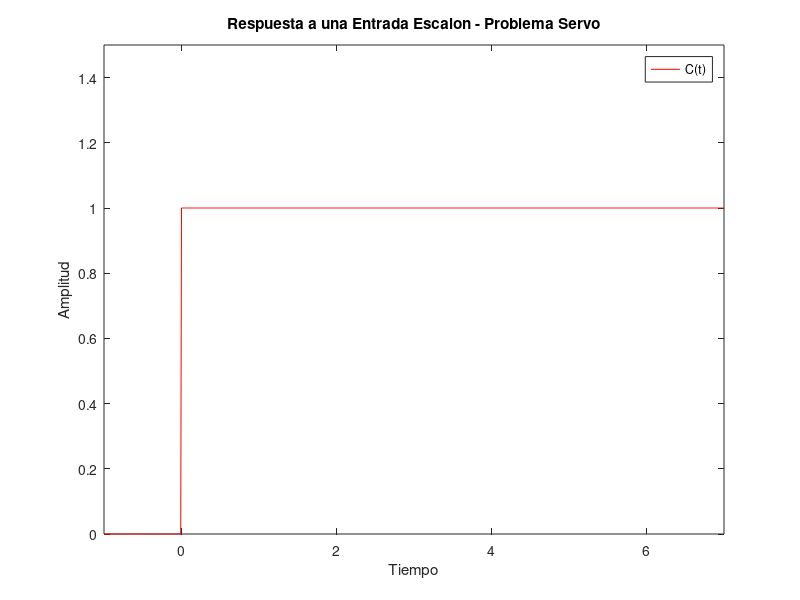

MATLAB code for this plot:
%% Problema Servo
num = [18];
den = [1 2 26];
FTLC = tf(num, den);

figure(1)
hold on;
step(FTLC, 'b')
    t = (-1:0.01:7);        % tiempo donde va a estar definida (0.01 es el incremento)
unitstep = t>=0;            % funcion escalon
    plot(t, unitstep, '-r');

title('Respuesta a una Entrada Escalon - Problema Servo')
    ylabel('Amplitud');
    xlabel('Tiempo');
    legend('C(t)', 'Entrada Escalon');
    xlim([-1 7]);
    ylim([0 1.5]);
    % steady state 0.692: valor donde se estabiliza
    % Ess: diferencia entre escalon y donde se estabiliza el sistema